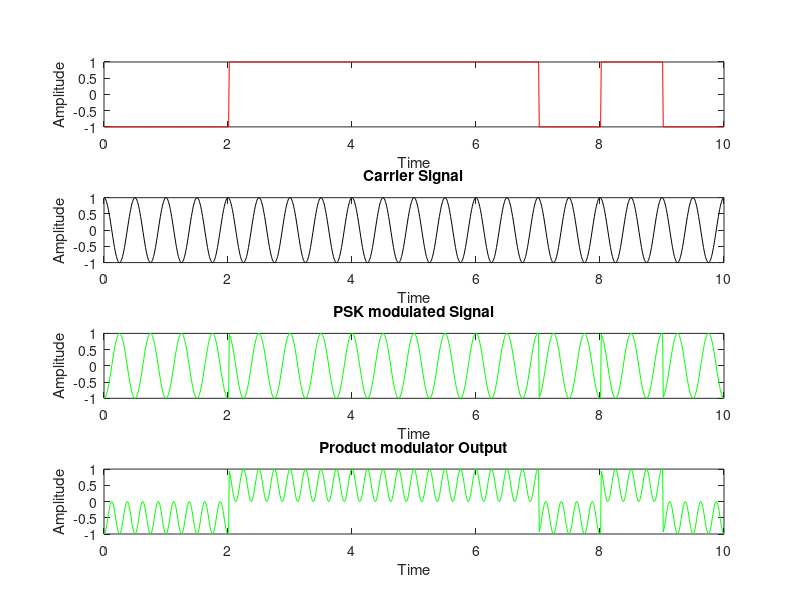

MATLAB code for this plot: (Note: this script raises an error after producing the figure.)
% Binary PSK Modulation and Demodulation
clear all;
clc;
N=10;
n=randi([0 1],1,N);
%Bit to symbol mapping-polar NRZ
for ii=1:N
    if n(ii)==0
        nn(ii)=-1;
    else
        nn(ii)=1;
    end
end
% polar NRZ Signal
s=100;      %no.of sample to represent each bit
i=1; % index of input bit
t=0:1/s:N; %Time
for j=1:length(t)   
    if t(j)<=i
        m(j)=nn(i);
    else
        m(j)=nn(i);
        i=i+1;
    end
end
subplot(411);
plot(t,m,'r');
xlabel('Time');
ylabel('Amplitude');
%Carrier signal generation
c=cos(2*pi*2*t);
subplot(412);
plot(t,c,'k');
xlabel('Time');
ylabel('Amplitude');
title('Carrier Signal');
x=m.*c;
subplot(413);
plot(t,x,'g');
xlabel('Time');
ylabel('Amplitude');
title('PSK modulated Signal');
% hold on
% plot(t,m,'r');
%Coherent Detection
y=x; % No Noise
%Product modulator
y1=y.*c;
%Product modulator output
subplot(414);
plot(t,y1,'g');
xlabel('Time');
ylabel('Amplitude');
title('Product modulator Output');
%Reconstruction
%Integrator
int_op=[];
for ii=0:s:length(y1)-s
    int_o=(1/s)*trapz(y1(ii+1:ii+s));
    int_op=[int_op int_o];
end
%Decision Device
Th=0; % Threshold for ASK
disp('Detected bits:');
det_bits=(round(int_op,1)>=Th)   
%BER Computation
ber=sum(n~=det_bits)/N
